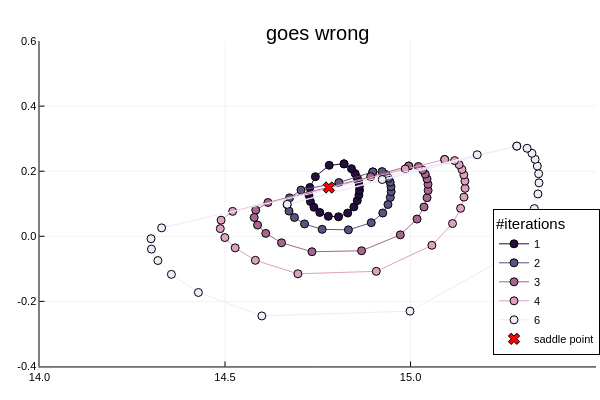

The notebook cell this image was saved under:
### Markdown cell above
Let's see what goes wrong in the very first steps of the necklace calculation.

For this case it goes wrong:

### Code cell
let
    beam = BeamBEOTC(Intensity1=Intensity1, Intensity2=0.01*Intensity1,
        lambda = λ, r=1, s=2, epsilon = ε, phi = 2.0)
    q = 23.
    
    ti_domain = ComplexDomain(-1.,0,0.05,0.35)*TCycle(beam);
    tr_domain = ComplexDomain(-0.6,0.25,-0.35,0.35)*TCycle(beam);
    
    saddles = find_saddles_sobol(q, b=beam, Ip = Ip, ti_cd = ti_domain, tr_cd = tr_domain, N = 150)
    i = 1
    testsaddle = saddles[i]
    @show testsaddle
    
    plt = plot(title = "goes wrong")
    for (nidx,n) in enumerate([1,2,3,4,6])
        necklace = get_necklace(beam, Ip, q, testsaddle.ti, testsaddle.tr, Ncounter = n)    
        plot!([imag.((necklace[i].s.x, necklace[i].s.y)) for i in 1:length(necklace)], legend = false
            , color = palette(:acton,5)[nidx], marker = true
            , label = "$n"
        )
    end
    scatter!([imag.((testsaddle.ti,testsaddle.tr))], marker = (:red, :x, 5), label = "saddle point")

    plot!(legendtitle = "#iterations", legend = true, legendposition = :bottomright
        , xlims = (14,15.5), ylims = (-0.4,0.6)
    )
    
end

### Figure 1 — Plotly figure (JSON) as saved in the notebook; plotly's stock layout.template omitted (floating-point values rounded to 4 significant figures)
{"data": [{"colorbar": {"len": 0.9039, "title": "", "x": 0.9934, "y": 0.4896}, "legendgroup": "1", "line": {"color": "rgba(38, 13, 64, 1.000)", "dash": "solid", "shape": "linear", "width": 1}, "marker": {"color": "rgba(38, 13, 64, 1.000)", "line": {"color": "rgba(0, 0, 0, 1.000)", "width": 1}, "size": 8, "symbol": "circle"}, "mode": "lines+markers", "name": "1", "showlegend": true, "type": "scatter", "x": [14.82, 14.78, 14.74, 14.73, 14.73, 14.73, 14.74, 14.76, 14.78, 14.81, 14.83, 14.85, 14.86, 14.86, 14.86, 14.86, 14.86, 14.86, 14.85, 14.84, 14.82], "xaxis": "x", "y": [0.2226, 0.2182, 0.1831, 0.15, 0.1261, 0.1068, 0.08928, 0.07323, 0.06143, 0.0599, 0.07144, 0.0903, 0.1096, 0.1267, 0.1415, 0.1546, 0.167, 0.1794, 0.1927, 0.2079, 0.2226], "yaxis": "y"}, {"colorbar": {"len": 0.9039, "title": "", "x": 0.9934, "y": 0.4896}, "legendgroup": "2", "line": {"color": "rgba(89, 84, 129, 1.000)", "dash": "solid", "shape": "linear", "width": 1}, "marker": {"color": "rgba(89, 84, 129, 1.000)", "line": {"color": "rgba(0, 0, 0, 1.000)", "width": 1}, "size": 8, "symbol": "circle"}, "mode": "lines+markers", "name": "2", "showlegend": true, "type": "scatter", "x": [14.9, 14.81, 14.7, 14.67, 14.67, 14.67, 14.69, 14.71, 14.76, 14.83, 14.89, 14.93, 14.94, 14.95, 14.95, 14.95, 14.95, 14.94, 14.93, 14.92, 14.9], "xaxis": "x", "y": [0.1978, 0.1652, 0.142, 0.1181, 0.09692, 0.07739, 0.05782, 0.03799, 0.02131, 0.01974, 0.04189, 0.07152, 0.09778, 0.1194, 0.1373, 0.1526, 0.166, 0.1783, 0.1895, 0.1989, 0.1978], "yaxis": "y"}, {"colorbar": {"len": 0.9039, "title": "", "x": 0.9934, "y": 0.4896}, "legendgroup": "3", "line": {"color": "rgba(167, 102, 144, 1.000)", "dash": "solid", "shape": "linear", "width": 1}, "marker": {"color": "rgba(167, 102, 144, 1.000)", "line": {"color": "rgba(0, 0, 0, 1.000)", "width": 1}, "size": 8, "symbol": "circle"}, "mode": "lines+markers", "name": "3", "showlegend": true, "type": "scatter", "x": [14.99, 14.89, 14.62, 14.58, 14.58, 14.59, 14.61, 14.65, 14.73, 14.87, 14.97, 15.02, 15.04, 15.04, 15.05, 15.05, 15.04, 15.04, 15.03, 15.02, 14.99], "xaxis": "x", "y": [0.2158, 0.1829, 0.1038, 0.08051, 0.05777, 0.03453, 0.008944, -0.01995, -0.0475, -0.0445, 0.004392, 0.05301, 0.09002, 0.1184, 0.1411, 0.16, 0.1763, 0.1908, 0.2038, 0.2145, 0.2158], "yaxis": "y"}, {"colorbar": {"len": 0.9039, "title": "", "x": 0.9934, "y": 0.4896}, "legendgroup": "4", "line": {"color": "rgba(221, 162, 194, 1.000)", "dash": "solid", "shape": "linear", "width": 1}, "marker": {"color": "rgba(221, 162, 194, 1.000)", "line": {"color": "rgba(0, 0, 0, 1.000)", "width": 1}, "size": 8, "symbol": "circle"}, "mode": "lines+markers", "name": "4", "showlegend": true, "type": "scatter", "x": [15.09, 14.99, 14.52, 14.49, 14.49, 14.5, 14.53, 14.58, 14.7, 14.91, 15.06, 15.11, 15.13, 15.14, 15.15, 15.15, 15.14, 15.14, 15.13, 15.12, 15.09], "xaxis": "x", "y": [0.236, 0.2068, 0.0766, 0.04945, 0.02355, -0.00388, -0.03552, -0.07383, -0.1152, -0.1077, -0.02763, 0.03914, 0.08591, 0.1204, 0.1474, 0.1696, 0.1887, 0.2054, 0.2203, 0.2326, 0.236], "yaxis": "y"}, {"colorbar": {"len": 0.9039, "title": "", "x": 0.9934, "y": 0.4896}, "legendgroup": "6", "line": {"color": "rgba(240, 234, 250, 1.000)", "dash": "solid", "shape": "linear", "width": 1}, "marker": {"color": "rgba(240, 234, 250, 1.000)", "line": {"color": "rgba(0, 0, 0, 1.000)", "width": 1}, "size": 8, "symbol": "circle"}, "mode": "lines+markers", "name": "6", "showlegend": true, "type": "scatter", "x": [15.29, 14.33, 14.3, 14.3, 14.32, 14.36, 14.43, 14.6, 15.0, 15.24, 15.31, 15.33, 15.34, 15.35, 15.35, 15.34, 15.34, 15.33, 15.31, 15.29, 14.67, 15.18, 14.92], "xaxis": "x", "y": [0.2771, 0.02588, -0.007496, -0.03939, -0.07446, -0.117, -0.1727, -0.2447, -0.23, -0.07747, 0.02184, 0.08518, 0.13, 0.1643, 0.1923, 0.2159, 0.2367, 0.255, 0.2704, 0.2771, 0.09828, 0.2505, 0.1744], "yaxis": "y"}, {"colorbar": {"len": 0.9039, "title": "", "x": 0.9934, "y": 0.4896}, "legendgroup": "saddle point", "marker": {"color": "rgba(255, 0, 0, 1.000)", "line": {"color": "rgba(0, 0, 0, 1.000)", "width": 1}, "size": 10, "symbol": "x"}, "mode": "markers", "name": "saddle point", "showlegend": true, "type": "scatter", "x": [14.78], "xaxis": "x", "y": [0.15], "yaxis": "y"}], "layout": {"annotations": [{"font": {"color": "rgba(0, 0, 0, 1.000)", "family": "sans-serif", "size": 20}, "rotation": 0, "showarrow": false, "text": "goes wrong", "x": 0.5296, "xanchor": "center", "xref": "paper", "y": 1, "yanchor": "top", "yref": "paper"}], "height": 400, "legend": {"bgcolor": "rgba(255, 255, 255, 1.000)", "bordercolor": "rgba(0, 0, 0, 1.000)", "borderwidth": 1, "font": {"color": "rgba(0, 0, 0, 1.000)", "family": "sans-serif", "size": 11}, "title": {"font": {"color": "rgba(0, 0, 0, 1.000)", "family": "sans-serif", "size": 15}, "text": "#iterations"}, "tracegroupgap": 0, "traceorder": "normal", "x": 1, "xanchor": "right", "y": 0.07, "yanchor": "bottom"}, "margin": {"b": 20, "l": 0, "r": 0, "t": 20}, "paper_bgcolor": "rgba(255, 255, 255, 1.000)", "plot_bgcolor": "rgba(255, 255, 255, 1.000)", "showlegend": true, "width": 600, "xaxis": {"anchor": "y", "domain": [0.06582, 0.9934], "gridcolor": "rgba(0, 0, 0, 0.100)", "gridwidth": 0.5, "linecolor": "rgba(0, 0, 0, 1.000)", "mirror": false, "range": [14, 15.5], "showgrid": true, "showline": true, "showticklabels": true, "tickangle": 0, "tickcolor": "rgb(0, 0, 0)", "tickfont": {"color": "rgba(0, 0, 0, 1.000)", "family": "sans-serif", "size": 11}, "tickmode": "array", "ticks": "inside", "ticktext": ["14.0", "14.5", "15.0", "15.5"], "tickvals": [14, 14.5, 15, 15.5], "title": "", "titlefont": {"color": "rgba(0, 0, 0, 1.000)", "family": "sans-serif", "size": 15}, "type": "-", "visible": true, "zeroline": false, "zerolinecolor": "rgba(0, 0, 0, 1.000)"}, "yaxis": {"anchor": "x", "domain": [0.03762, 0.9415], "gridcolor": "rgba(0, 0, 0, 0.100)", "gridwidth": 0.5, "linecolor": "rgba(0, 0, 0, 1.000)", "mirror": false, "range": [-0.4, 0.6], "showgrid": true, "showline": true, "showticklabels": true, "tickangle": 0, "tickcolor": "rgb(0, 0, 0)", "tickfont": {"color": "rgba(0, 0, 0, 1.000)", "family": "sans-serif", "size": 11}, "tickmode": "array", "ticks": "inside", "ticktext": ["-0.4", "-0.2", "0.0", "0.2", "0.4", "0.6"], "tickvals": [-0.4, -0.2, 0, 0.2, 0.4, 0.6], "title": "", "titlefont": {"color": "rgba(0, 0, 0, 1.000)", "family": "sans-serif", "size": 15}, "type": "-", "visible": true, "zeroline": false, "zerolinecolor": "rgba(0, 0, 0, 1.000)"}}}
